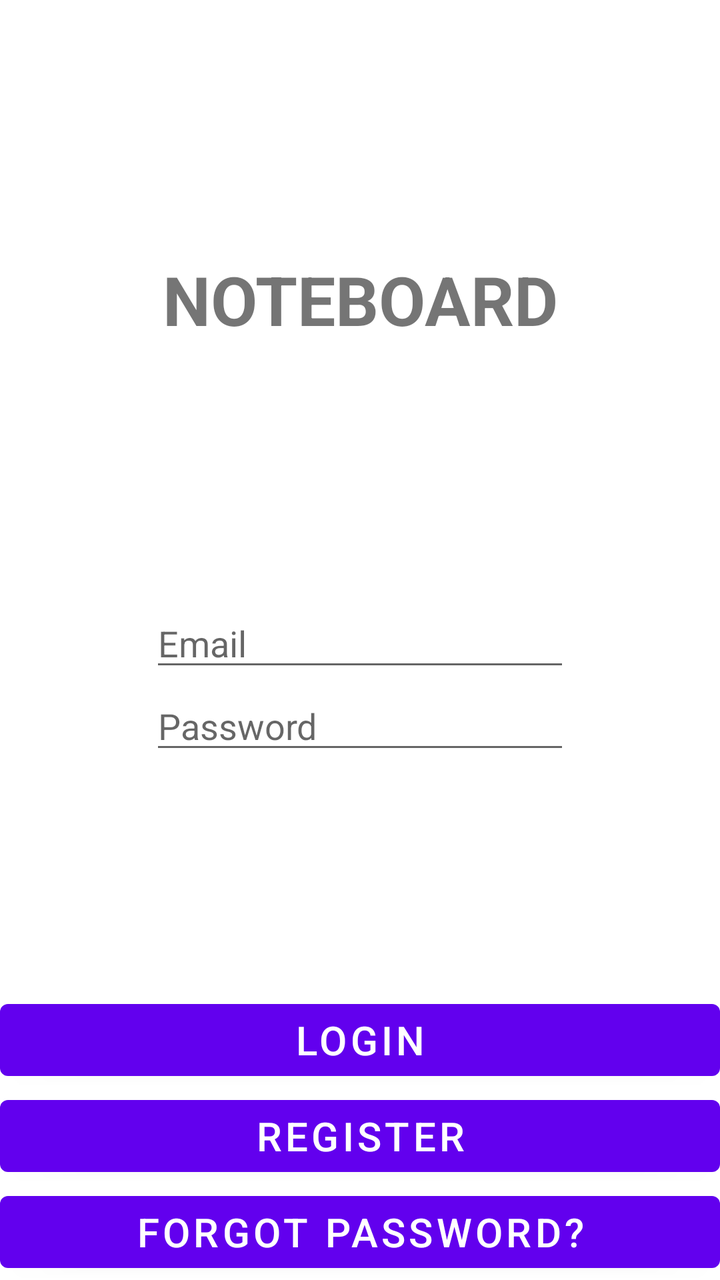
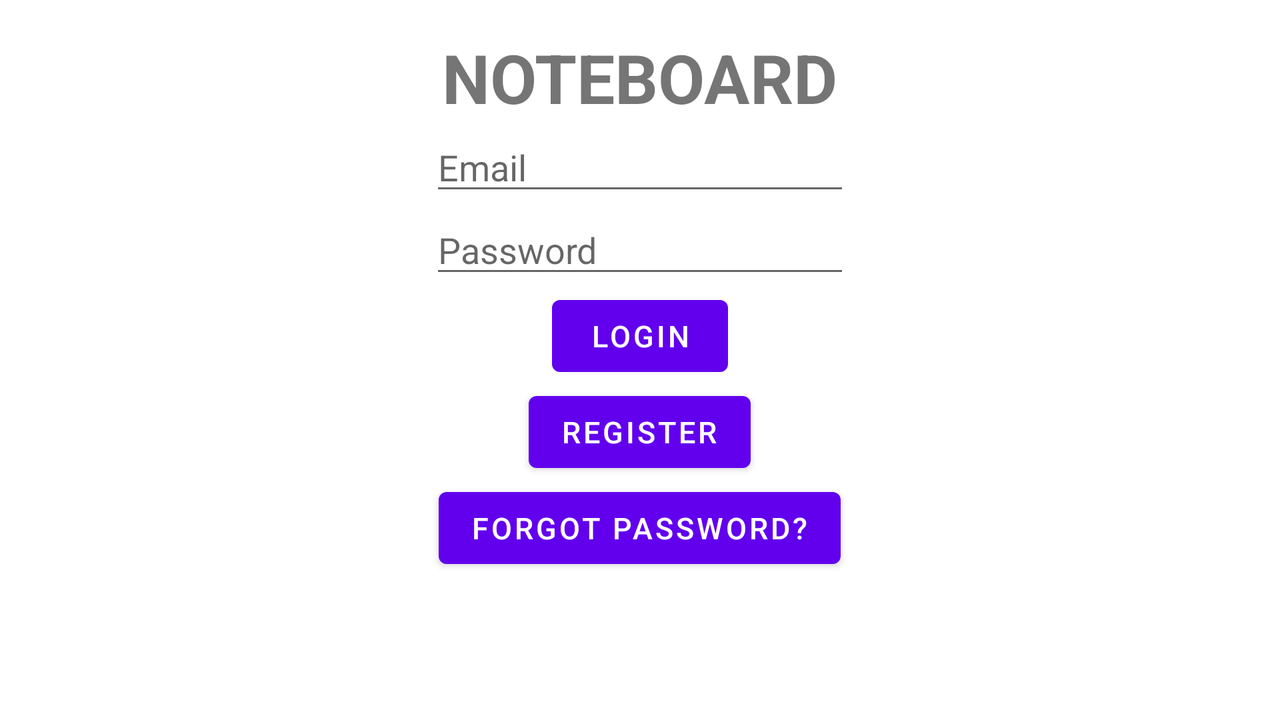

First picture: res/layout/ on a phone held upright. Second picture: the repository's own variant of that layout, on a device whose configuration matches the variant's folder. Source for both follows.
<!-- AndroidManifest.xml: application theme Theme.NoteBoard -->
<!-- res/layout/fragment_login.xml -->
<?xml version="1.0" encoding="utf-8"?>
<androidx.constraintlayout.widget.ConstraintLayout xmlns:android="http://schemas.android.com/apk/res/android"
    xmlns:app="http://schemas.android.com/apk/res-auto"
    xmlns:tools="http://schemas.android.com/tools"
    android:id="@+id/frameLayout"
    android:layout_width="match_parent"
    android:layout_height="match_parent"
    tools:context=".fragments.LoginFragment">

    <TextView
        android:id="@+id/textView2"
        android:layout_width="wrap_content"
        android:layout_height="wrap_content"
        android:text="@string/appTitle"
        android:textSize="@dimen/titleTextSize"
        android:textStyle="bold"
        app:layout_constraintBottom_toTopOf="@+id/editTextEmail"
        app:layout_constraintEnd_toEndOf="parent"
        app:layout_constraintStart_toStartOf="parent"
        app:layout_constraintTop_toTopOf="parent" />

    <EditText
        android:id="@+id/editTextEmail"
        android:layout_width="wrap_content"
        android:layout_height="wrap_content"
        android:ems="10"
        android:hint="@string/hintEmail"
        android:inputType="textPersonName"
        app:layout_constraintBottom_toBottomOf="parent"
        app:layout_constraintEnd_toEndOf="parent"
        app:layout_constraintHorizontal_bias="0.5"
        app:layout_constraintStart_toStartOf="parent"
        app:layout_constraintTop_toTopOf="parent" />

    <EditText
        android:id="@+id/editTextPassword"
        android:layout_width="wrap_content"
        android:layout_height="wrap_content"
        android:ems="10"
        android:hint="@string/hintPassword"
        android:inputType="textPassword"
        app:layout_constraintEnd_toEndOf="parent"
        app:layout_constraintHorizontal_bias="0.5"
        app:layout_constraintStart_toStartOf="parent"
        app:layout_constraintTop_toBottomOf="@+id/editTextEmail" />

    <Button
        android:id="@+id/btnLogin"
        android:layout_width="@dimen/zero"
        android:layout_height="wrap_content"
        android:text="@string/login"
        android:textSize="@dimen/btnTextSize"
        app:layout_constraintBottom_toTopOf="@+id/btnRegister"
        app:layout_constraintEnd_toEndOf="parent"
        app:layout_constraintHorizontal_bias="0.5"
        app:layout_constraintStart_toStartOf="parent" />

    <Button
        android:id="@+id/btnRegister"
        android:layout_width="@dimen/zero"
        android:layout_height="wrap_content"
        android:text="@string/register"
        android:textSize="@dimen/btnTextSize"
        app:layout_constraintBottom_toTopOf="@+id/btnForgotPassword"
        app:layout_constraintEnd_toEndOf="parent"
        app:layout_constraintHorizontal_bias="0.5"
        app:layout_constraintStart_toStartOf="parent" />

    <Button
        android:id="@+id/btnForgotPassword"
        android:layout_width="@dimen/zero"
        android:layout_height="wrap_content"
        android:text="@string/forgotPassword"
        android:textSize="@dimen/btnTextSize"
        app:layout_constraintBottom_toBottomOf="parent"
        app:layout_constraintEnd_toEndOf="parent"
        app:layout_constraintHorizontal_bias="0.5"
        app:layout_constraintStart_toStartOf="parent" />

</androidx.constraintlayout.widget.ConstraintLayout>
<!-- resources referenced by this layout -->
<resources>
  <dimen name="btnTextSize">20sp</dimen>
  <dimen name="titleTextSize">34sp</dimen>
  <dimen name="zero">0dp</dimen>
  <string name="appTitle">NOTEBOARD</string>
  <string name="forgotPassword">forgot password?</string>
  <string name="hintEmail">Email</string>
  <string name="hintPassword">Password</string>
  <string name="login">login</string>
  <string name="register">register</string>
  <style name="Theme.NoteBoard" parent="Theme.MaterialComponents.DayNight.DarkActionBar">
          
          <item name="colorPrimary">@color/purple_500</item>
          <item name="colorPrimaryVariant">@color/purple_700</item>
          <item name="colorOnPrimary">@color/white</item>
          
          <item name="colorSecondary">@color/teal_200</item>
          <item name="colorSecondaryVariant">@color/teal_700</item>
          <item name="colorOnSecondary">@color/black</item>
          
          <item name="android:statusBarColor" tools:targetApi="l">?attr/colorPrimaryVariant</item>
          
      </style>
  <color name="purple_500">#FF6200EE</color>
  <color name="purple_700">#FF3700B3</color>
  <color name="white">#FFFFFFFF</color>
  <color name="teal_200">#FF03DAC5</color>
  <color name="teal_700">#FF018786</color>
  <color name="black">#FF000000</color>
</resources>
<!-- res/layout-land/fragment_login.xml (the repository's variant of the layout above) -->
<!-- drawn on the phone turned sideways -->
<?xml version="1.0" encoding="utf-8"?>
<androidx.constraintlayout.widget.ConstraintLayout xmlns:android="http://schemas.android.com/apk/res/android"
    xmlns:app="http://schemas.android.com/apk/res-auto"
    xmlns:tools="http://schemas.android.com/tools"
    android:id="@+id/frameLayout"
    android:layout_width="match_parent"
    android:layout_height="match_parent"
    tools:context=".fragments.LoginFragment">

    <ScrollView
        android:layout_width="match_parent"
        android:layout_height="match_parent"
        android:layout_marginStart="@dimen/scrollViewMarginStartAndEnd"
        android:layout_marginTop="@dimen/scrollViewMarginTopAndBottom"
        android:layout_marginEnd="@dimen/scrollViewMarginStartAndEnd"
        app:layout_constraintBottom_toBottomOf="parent"
        app:layout_constraintEnd_toEndOf="parent"
        app:layout_constraintStart_toStartOf="parent"
        app:layout_constraintTop_toTopOf="parent">

    <LinearLayout
        android:layout_width="match_parent"
        android:layout_height="match_parent"
        android:orientation="vertical"
        android:gravity="center">

    <TextView
        android:id="@+id/textView2"
        android:layout_width="wrap_content"
        android:layout_height="wrap_content"
        android:text="@string/appTitle"
        android:textSize="@dimen/titleTextSize"
        android:textStyle="bold" />

    <EditText
        android:id="@+id/editTextEmail"
        android:layout_width="wrap_content"
        android:layout_height="wrap_content"
        android:ems="10"
        android:hint="@string/hintEmail"
        android:inputType="textPersonName"
        android:nextFocusDown="@id/editTextPassword" />

    <EditText
        android:id="@+id/editTextPassword"
        android:layout_width="wrap_content"
        android:layout_height="wrap_content"
        android:ems="10"
        android:hint="@string/hintPassword"
        android:inputType="textPassword"
        android:nextFocusDown="@id/btnLogin" />

    <Button
        android:id="@+id/btnLogin"
        android:layout_width="wrap_content"
        android:layout_height="wrap_content"
        android:text="@string/login"
        android:textSize="@dimen/loginFragmentLandscapeBtnTextSize" />

    <Button
        android:id="@+id/btnRegister"
        android:layout_width="wrap_content"
        android:layout_height="wrap_content"
        android:text="@string/register"
        android:textSize="@dimen/loginFragmentLandscapeBtnTextSize" />

    <Button
        android:id="@+id/btnForgotPassword"
        android:layout_width="wrap_content"
        android:layout_height="wrap_content"
        android:text="@string/forgotPassword"
        android:textSize="@dimen/loginFragmentLandscapeBtnTextSize" />

    </LinearLayout>
    </ScrollView>

</androidx.constraintlayout.widget.ConstraintLayout>
<!-- resources referenced by the variant -->
<!-- as the phone turned sideways resolves them -->
<resources>
  <dimen name="loginFragmentLandscapeBtnTextSize">15sp</dimen>
  <dimen name="scrollViewMarginStartAndEnd">8dp</dimen>
  <dimen name="scrollViewMarginTopAndBottom">16dp</dimen>
  <dimen name="titleTextSize">34sp</dimen>
  <string name="appTitle">NOTEBOARD</string>
  <string name="forgotPassword">forgot password?</string>
  <string name="hintEmail">Email</string>
  <string name="hintPassword">Password</string>
  <string name="login">login</string>
  <string name="register">register</string>
  <style name="Theme.NoteBoard" parent="Theme.MaterialComponents.DayNight.DarkActionBar">
          
          <item name="colorPrimary">@color/purple_500</item>
          <item name="colorPrimaryVariant">@color/purple_700</item>
          <item name="colorOnPrimary">@color/white</item>
          
          <item name="colorSecondary">@color/teal_200</item>
          <item name="colorSecondaryVariant">@color/teal_700</item>
          <item name="colorOnSecondary">@color/black</item>
          
          <item name="android:statusBarColor" tools:targetApi="l">?attr/colorPrimaryVariant</item>
          
      </style>
  <color name="purple_500">#FF6200EE</color>
  <color name="purple_700">#FF3700B3</color>
  <color name="white">#FFFFFFFF</color>
  <color name="teal_200">#FF03DAC5</color>
  <color name="teal_700">#FF018786</color>
  <color name="black">#FF000000</color>
</resources>
